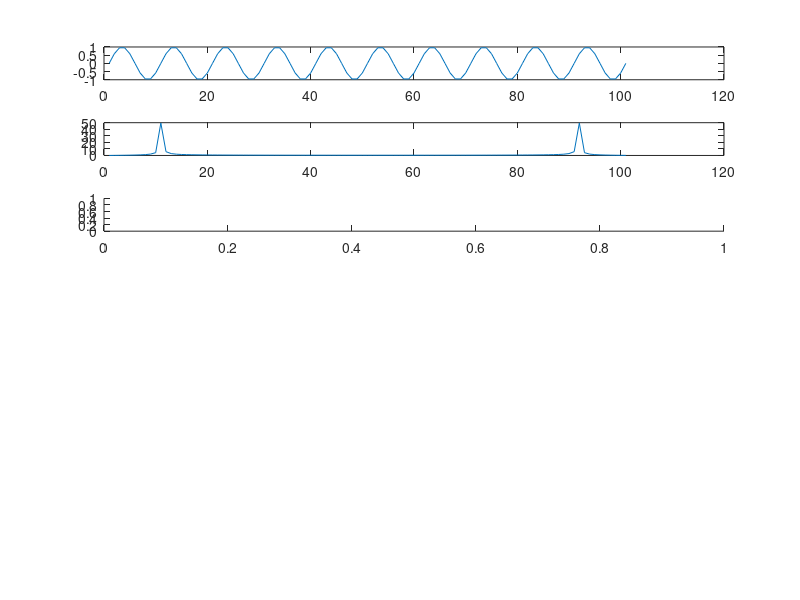

Write the MATLAB code that produced this figure. (Note: this script raises an error after producing the figure.)
clc
clear all
close all
t= 0:0.01:1;
f=10;
x=sin(2*pi*f*t);
f=fft(x);
l=length(x);
y=linspace(-l/2, l/2, l);
subplot(7,1,1);
plot(x);
subplot(7,1,2);
plot(abs(f));
subplot(7,1,3);
plot(phase(f));
subplot(7,1,4);
plot(y, abs(fftshift(f)));
subplot(7,1,5);
plot(y, phase(fftshift(f)));
